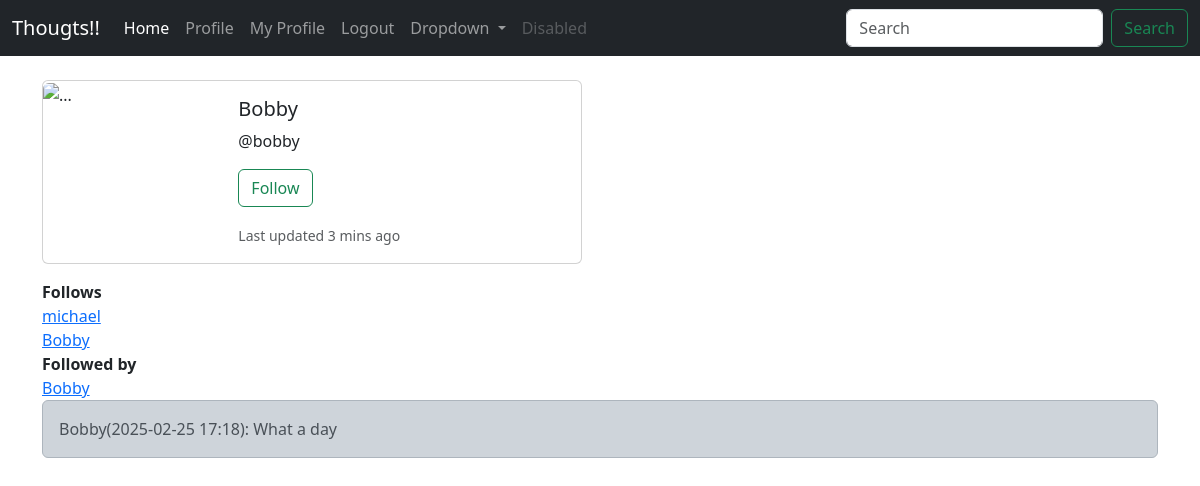
Screenshot of /profile/7 (signed in) with the database file from the repository.
### Thought/models.py (models this page shows)
class Profile(models.Model):
    user = models.OneToOneField(User, on_delete=models.CASCADE)
    follows = models.ManyToManyField('self', related_name ='followed_by',symmetrical=False, blank=True )
    date_modified = models.DateTimeField(auto_now=True)
    profile_image = models.ImageField(null=True, blank=True, upload_to='images/')
    def __str__(self):
        return self.user.username

class Thoughts(models.Model):
    user = models.ForeignKey(User, related_name='thoughts', on_delete= models.DO_NOTHING)
    body = models.CharField(max_length=200)
    created_at = models.DateTimeField(auto_now_add=True)
    def __str__(self):
        return f"{self.user}({self.created_at:%Y-%m-%d %H:%M}): {self.body}"

### Thought/views.py (the view, shortened to what this page needs)
# urls.py: path('profile/<int:pk>', views.profile, name='profile'),
def profile(request,pk):
    if request.user.is_authenticated:
        profile = Profile.objects.get(user_id = pk)
        thoughts = Thoughts.objects.filter(user_id = pk)
        return render(request,'profile.html', {'profile':profile,'thoughts':thoughts})
    else:
        return redirect('home')

### templates/profile.html (shortened to what this page needs)
{% extends 'base.html' %}
{% load static %}
{% block content %}
{% if profile %}
<div class="card mb-3" style="max-width: 540px;">
    <div class="row g-0">
      <div class="col-md-4">
        {% if profile.profile_image %}
        <img src="{{profile.profile_image.url}}" class="w-100 h-100 object-fit-cover" alt="...">
        {% else %}
        <img src="{% static 'images/profile.jpg' %}" class="img-fluid rounded-start" alt="...">
        {% endif %}
      </div>
      <div class="col-md-8">
        <div class="card-body">
          <h5 class="card-title">{{profile.user.username}}</h5>
          {% endif %}
          <p class="card-text">@{{profile.user.username|lower}}</p>
          <p><form method="POST">
            {% if profile in user.profile.follows.all %}
            <button class="btn btn-outline-danger" name="follow" value="unfollow" type="submit">Unfollow</button>
            {% else %}
            <button class="btn btn-outline-success" name="follow" value="follow" type="submit">Follow</button>
             {% endif %}
          </form></p>
          <p class="card-text"><small class="text-muted">Last updated 3 mins ago</small></p>
        </div>
      </div>
    </div>
  </div>
  <strong>Follows</strong><br/>
      {% for following in profile.follows.all %}
    <a href="{% url 'profile' following.user.id %}">{{following}}</a><br/>
    {% endfor %}
    <strong>Followed by</strong><br/>
    {% for following in profile.followed_by.all %}
    <a href="{% url 'profile' following.user.id %}">{{following}}</a><br/>
    {% endfor %}
    {% if thoughts %}
    {% for thought in thoughts %}
    <div class="alert alert-dark" role="alert">
        {{thought}}
      </div>
        {% endfor %}
        {% endif %}
{% endblock %}

### rows the page displays
Profile: user.username "Bobby", user.username "bobby"
Profile: user.username "michael"
Thoughts: user+created_at+body "Bobby(2025-02-25 17:18): What a day"
